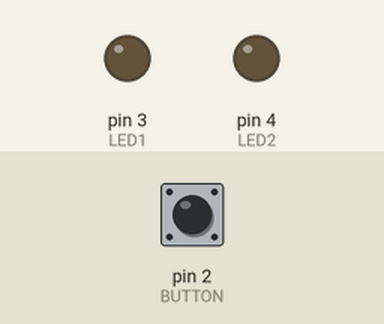
Simulated run of this sketch. Board: Arduino Uno, built with avr-gcc and run on an emulated ATmega328P. Parts: output pins drawn as LEDs (lit = HIGH). The test bench sets the inputs (shaded band); at power-on: pin 2 (BUTTON) LOW.

Above: at 1.2 s.
1.3 s: pin 2 (BUTTON) pulled HIGH for 0.15 s
At 2.6 s:
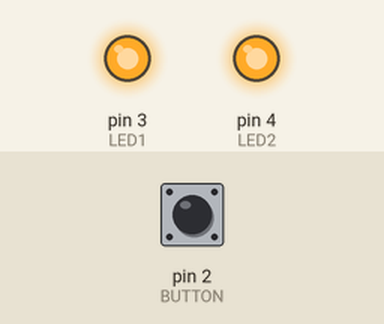
2.9 s: pin 2 (BUTTON) pulled HIGH for 1 s
At 3.4 s:
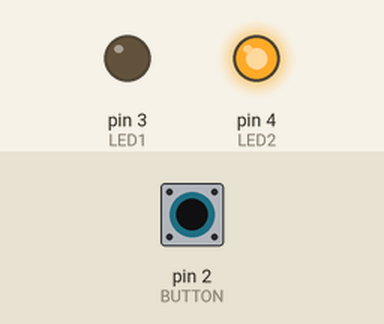
5.4 s: pin 2 (BUTTON) pulled HIGH for 3.2 s
At 6.5 s:
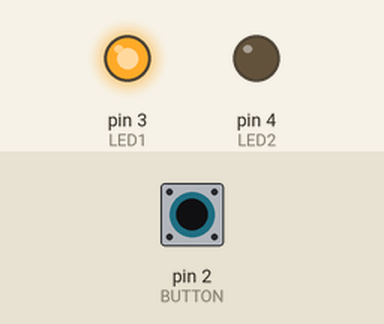
Timing chart, 0 to 10.1 s (numbered marks = the images above; inputs shaded):
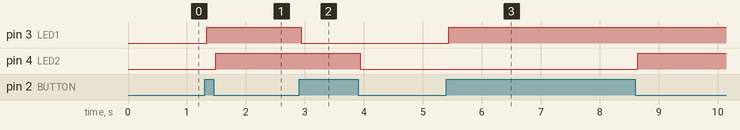

Measured:
- after the input at 1.3 s, pin 3 (LED1): LOW → HIGH at once; pin 4 (LED2): LOW → HIGH after 0.19 s
- after the input at 2.9 s, pin 3 (LED1): HIGH → LOW at once; pin 4 (LED2): HIGH → LOW after 1.0 s
- after the input at 5.4 s, pin 3 (LED1): LOW → HIGH at once; pin 4 (LED2): LOW → HIGH after 3.2 s

The sketch:

Mef.ino
```cpp
#define LED1 3
#define LED2 4
#define BUTTON 2
#define DELAY 40

// Funciones para manejar el estado del botón
void debounceFSM_init();
void debounceFSM_update();
void buttonPressed();
void buttonReleased();

typedef enum {
    BUTTON_UP,
    BUTTON_FALLING,
    BUTTON_DOWN,
    BUTTON_RAISING,
} debounceState_t;

debounceState_t currentState;
unsigned long int timeReference;

void setup() {
    debounceFSM_init();
    pinMode(LED1, OUTPUT);
    pinMode(LED2, OUTPUT);
    pinMode(BUTTON, INPUT);
}

void loop() {
    debounceFSM_update();
}

void debounceFSM_init() {
    currentState = BUTTON_UP;
}

void debounceFSM_update() {
    switch (currentState) {
        case BUTTON_UP:
            if (digitalRead(BUTTON) == HIGH) {
                currentState = BUTTON_FALLING;
                timeReference = millis();
            }
            break;

        case BUTTON_FALLING:
            if (digitalRead(BUTTON) == HIGH) {
                if (millis() - timeReference >= DELAY) {
                    buttonPressed();
                    currentState = BUTTON_DOWN;
                }
            } else {
                currentState = BUTTON_UP;
            }
            break;

        case BUTTON_DOWN:
            if (digitalRead(BUTTON) == LOW) {
                currentState = BUTTON_RAISING;
                timeReference = millis();
            }
            break;

        case BUTTON_RAISING:
            if (digitalRead(BUTTON) == LOW) {
                if (millis() - timeReference >= DELAY) {
                    buttonReleased();
                    currentState = BUTTON_UP;
                }
            } else {
                currentState = BUTTON_DOWN;
            }
            break;
    }
}

void buttonPressed() {
    digitalWrite(LED1, !digitalRead(LED1));
}

void buttonReleased() {
    digitalWrite(LED2, !digitalRead(LED2));
}
```

Ejercicios_de_repaso_Boisselier_Francisco.c
```cpp
#include <stdio.h>
#include <stdint.h>
#include <string.h>

#define CARACTERES 40
#define CANT_EMPLEADOS 5


struct Empleado{
    char nombre [CARACTERES];
    uint8_t edad;
    float salario;
};


void ingresarDatos(struct Empleado [],uint8_t );
void procesarDatos(struct Empleado [], uint8_t);
void mostrarDatos(struct Empleado [], uint8_t);


int main(void){
    struct Empleado empleados[CANT_EMPLEADOS];
    int opciones;
    uint8_t empleadosIngresados=0;


    for(int i = 0; i<CANT_EMPLEADOS; i++){
        empleados[i].edad=0;
        empleados[i].salario=0;
    }


    printf("\n--- Menu ---\n1. Ingresar datos de empleado \n2. Procesar y mostrar informacion  \n3. Salir \nElija una de las opciones: ");
    scanf("%d", &opciones);


    while(opciones !=3){
        while(opciones !=1 && opciones !=2){
            printf("\nLa opcion ingresada no se encuentra en el menu, las opciones disponibles son 1, 2 y 3");
            printf("\nVuelva a ingresar: ");
            scanf("%d", &opciones);
        }
        if(opciones==1){
            ingresarDatos(empleados,empleadosIngresados);
            empleadosIngresados++;

            printf("\nEmpleado ingresado. Actualmente hay %d de 5 empleados ingresados.\n", empleadosIngresados);
            printf("\n--- Menu ---\n1. Ingresar datos de empleado \n2. Procesar y mostrar informacion  \n3. Salir \nElija una de las opciones: ");
            scanf("%d", &opciones);
        }
        if(opciones==2){
            mostrarDatos(empleados, empleadosIngresados);
            procesarDatos(empleados, empleadosIngresados);
            printf("\n--- Menu ---\n1. Ingresar datos de empleado \n2. Procesar y mostrar informacion  \n3. Salir \nElija una de las opciones: ");
            scanf("%d", &opciones);
        }
    }
    printf("\nHasta luego!");
}


void ingresarDatos(struct Empleado empleados[],uint8_t empleadosIngresados){
    printf("\nIngrese el nombre del empleado: ");
    scanf("\n%[^\n]s", empleados[empleadosIngresados].nombre);
    printf("Ingrese la edad del empleado: ");
    scanf("%d", &empleados[empleadosIngresados].edad);
    printf("Ingrese el salario del empleado: ");
    scanf("%f", &empleados[empleadosIngresados].salario);
}


void procesarDatos(struct Empleado empleados[], uint8_t empleadosIngresados){
    float promedio=0;
    int max=0;
    int maxEmpleado;


    for (int i=0; i <empleadosIngresados; i++){
        if(empleados[i].salario >max){
            max=empleados[i].salario;
            maxEmpleado=i;
        }
    }

    for (int j=0; j <empleadosIngresados; j++){
        promedio = promedio + empleados[j].salario;
    }
    promedio = promedio/empleadosIngresados;

    printf("\nEl salario promedio es de $%f", promedio);
    printf("\nEl empleado con mejor salario es %s con un salario de: $%d\n", empleados[maxEmpleado].nombre, max);


}


void mostrarDatos(struct Empleado empleados[], uint8_t empleadosIngresados){
    printf("\n--- Informacion de empleados ---\n");
    for (int i=0; i <empleadosIngresados; i++){
        printf("%d. Nombre: %s, Edad: %d, Salario: $%f\n", i+1, empleados[i].nombre, empleados[i].edad, empleados[i].salario);
    }
}
```

Float_Puntero.c
```cpp
#include <stdio.h>

int main (void) {
    float var = 3;
    unsigned char * var_ptr = (unsigned char*)&var;
    printf("El numero en hexa es : ");
    for (int i = 3; i >=0 ; i--){
        printf("%x", *(var_ptr+i));
    }
}
```

Punteros.c
```cpp
#include <stdio.h>

int main()
{
    char var=2;
    char * ptrchar=&var;

    printf("var tiene como valor: %x\n" ,var);
    printf("el puntero de var vale: %x\n" ,ptrchar);
    printf("el puntero de &var vale: %x\n" ,&var);
    printf("la direccion donde se guarda el puntero: %x\n" ,&ptrchar);
    return 0;
}
```

Static.c
```cpp
#include <stdio.h>

void funcion (void);

int main (){
  funcion();
  funcion();
  funcion();
  funcion();

  return 0;

}

void funcion (void){
    static int var=0;
    printf("%d\n", var);
    var++;

}
```

Uniones_Francisco_Boisselier.c
```cpp
#include <stdio.h>

union valores{
    float var;
    unsigned char varBytes[4];
};

int main()
{
 union valores numeros;
 printf("Ingrese un numero:\n ");
 scanf("%f",&numeros.var);
 for(int i=0; i<4; i++){
     printf("%x\n", numeros.varBytes[i]);
 }
    return 0;
}
```
